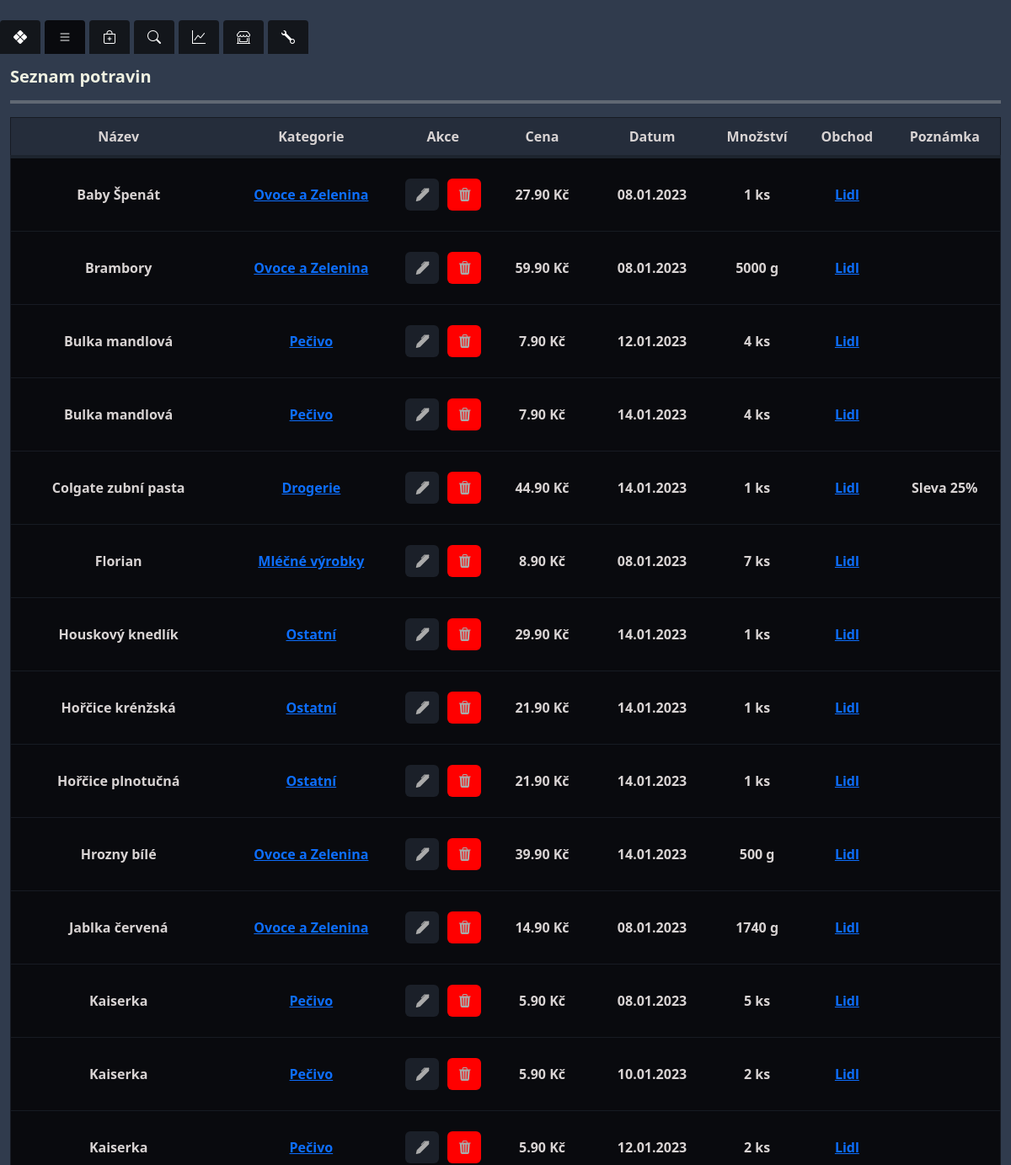
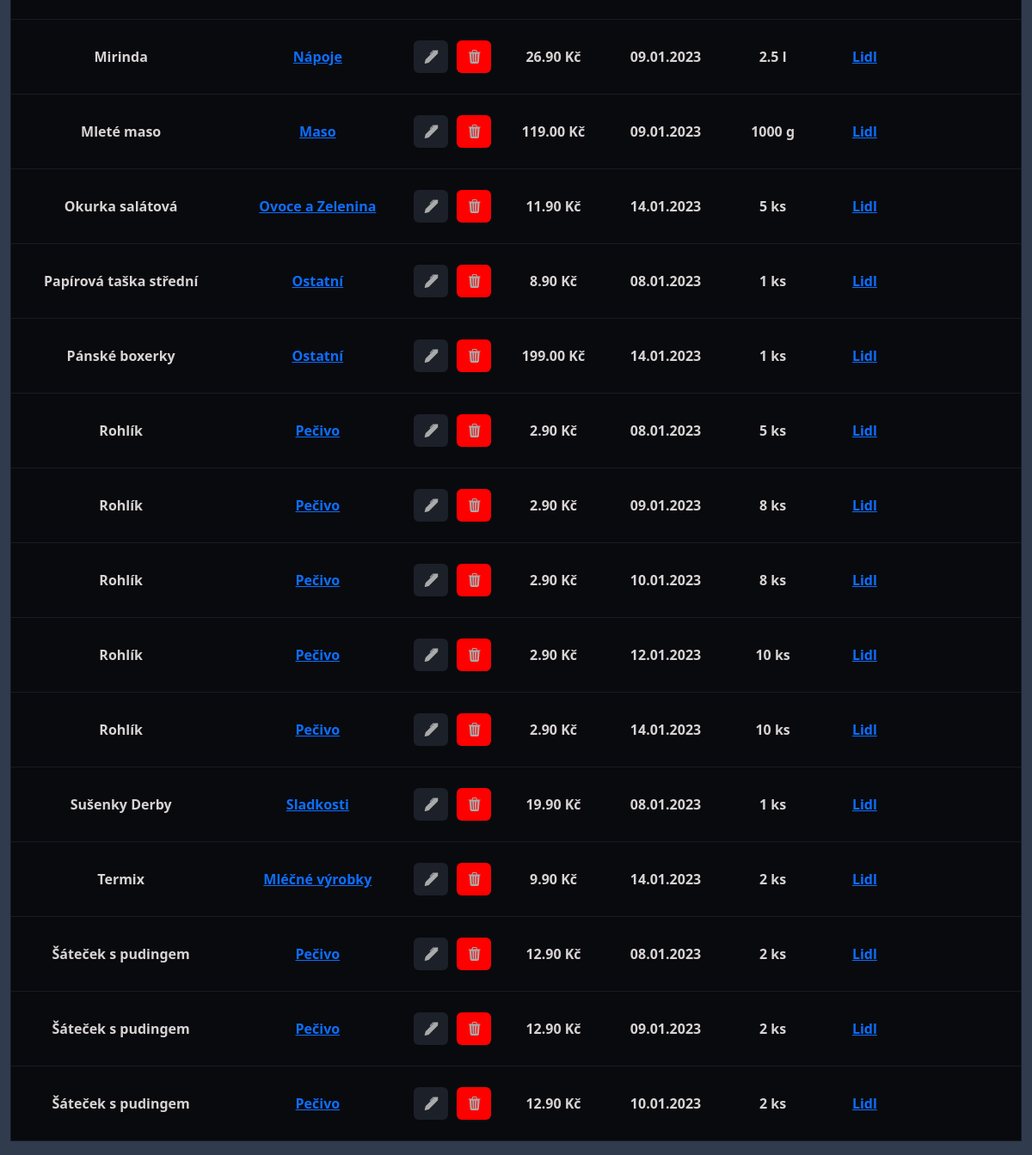
Screenshot of /food/list with the database file from the repository (2 pictures, top to bottom).
### food/models.py (models this page shows, shortened)
class Food(models.Model):
    UNITS = [
        ('pieces', 'ks'),
        ('grams', 'g'),
        ('mililiters', 'ml'),
        ('liters','l')
    ]
    name = models.CharField(max_length=255)
    food_type = models.ForeignKey(FoodType, related_name='foods' ,on_delete=models.CASCADE, default=1)
    price = models.FloatField()
    payment_method = models.ForeignKey(PaymentMethod, on_delete=models.CASCADE)
    date_added = models.DateField(default=timezone.now)
    quantity = models.FloatField(default=1)
    unit = models.CharField(max_length=10, choices=UNITS)
    store = models.ForeignKey(Store, on_delete=models.CASCADE,default=1)
    note = models.TextField(blank=True, null=True)

class FoodType(models.Model):
    name = models.CharField(max_length=255)

class Store(models.Model):
    name = models.CharField(max_length=255)

### food/views.py (the view)
# urls.py: path('list',views.food_list,name='food_list'),
def food_list(request):
    foods = Food.objects.all().select_related('food_type', 'store', 'payment_method').order_by('name')
    return render(request, 'food_list.html', {'foods': foods})

### food/templates/food_list.html (shortened to what this page needs)
{% extends 'base.html' %}
{% block content %}
{{ block.super }}
<div class="container-fluid full-height d-flex flex-column">
    <div class="row flex-grow-1">
        <div class="col-12 full-height">
            <h5 class="mt-3">Seznam potravin</h5>
            <hr>
            {% if foods %}
            {% include 'food_table.html' %}
            {% else  %}
            <h4>Žádná potravina nebyla nalezena</h4>
<a class="mt-2 btn btn-custom" href="{% url 'add_food' %}">Přidat potravinu</a>
            {% endif  %}
        </div>
    </div>
</div>
{% endblock %}

### food/templates/food_table.html
<div class="table-responsive">
    <table class="custom-table">
        <thead>
            <tr>
                <th scope="col">Název</th>
                <th scope="col">Kategorie</th>
                <th scope="col">Akce</th>
                <th scope="col">Cena</th>
                <th scope="col">Datum</th>
                <th scope="col">Množství</th>
                <th scope="col">Obchod</th>
                <th scope="col">Poznámka</th>
            </tr>
        </thead>
        <tbody>
            {% for food in foods %}
            <tr>
                <td>{{ food.name }}</td>
                <td>{% if food.food_type.name != "------------" %}<a href="{% url 'filter_by_category' food.food_type.id  %}">{{ food.food_type.name }}</a></td>
                 {% else %}
                    Nepřiřazeno
                    {% endif %}
              <td>
    <div style="display: flex; gap: 10px; align-items: center; justify-content: center;">
        <a style="width: 40px; margin: 0;" href="{% url 'edit_food' food.id %}" class="btn btn-custom">
            <i class="bi bi-pen-fill"></i>
        </a>
        <a style="background:red;width: 40px; margin: 0;" href="{% url 'delete_food' food.id %}" class="btn btn-custom">
            <i class="bi bi-trash3-fill"></i>
        </a>
    </div>
</td>
                <td>{{ food.price|floatformat:2 }} Kč</td>
                <td>{{ food.date_added|date:"d.m.Y" }}</td>
<td>
    {% if food.unit == "pieces" or food.unit == "grams" %}
        {{ food.quantity|floatformat:0 }}
    {% else %}
        {{ food.quantity|floatformat:1 }}
    {% endif %}
    {% if food.unit == "grams" %}
        g
    {% elif food.unit == "mililiters" %}
        ml
    {% elif food.unit == "liters" %}
        l
    {% elif food.unit == "pieces" %}
        ks
    {% else %}
        {{ food.unit }}
    {% endif %}
</td>
                <td><a href="{% url 'filter_by_store' food.store.id  %}">{{ food.store.name }}</a></td>
                <td>{{ food.note }}</td>
            </tr>
            {% endfor %}
        </tbody>
    </table>
</div>

### food/templates/base.html (style rules this page uses)
body { background-color: #303b4d; color: #eef0e1; }
.btn-custom { color: #aaaaaa; background-color: #1b2029; border-color: none; }
input, select, option, button, h3, h5 { font-weight: bold !important; }
hr { border: 0; border-top: 4px solid; color: #eef0e1; }
.custom-table { width: 100%; margin-bottom: 1rem; color: #ffffff; background-color: #13161b; border: 1px solid #171b23; }
.custom-table th, .custom-table td { padding: 0.75rem; vertical-align: top; border-top: 1px solid #171b23; font-weight: bold; background-color: #090a0e; color: #d8d3d3; }
.custom-table thead th { vertical-align: bottom; border-bottom: 4px solid #1d242e; background-color: #252d3b; }
html, body { height: 100%; }
.full-height { height: 100vh; }
.custom-table td { padding-left: 5px; padding-right: 5px; white-space: nowrap; }
.custom-table td::before, .custom-table td::after { content: "\00a0"; padding-left: 5px; padding-right: 5px; }
.custom-table th, .custom-table td { padding: 0px; text-align: center; vertical-align: middle; }
.custom-table th { padding:10px; }
.custom-table .btn { margin: 0 auto; display: block; }

### rows the page displays
Food: name "Baby Špenát", food_type.name "Ovoce a Zelenina", price "27.90", date_added "08.01.2023", quantity "1", unit "ks", store.name "Lidl"
Food: name "Brambory", food_type.name "Ovoce a Zelenina", price "59.90", date_added "08.01.2023", quantity "5000", unit "g", store.name "Lidl"
Food: name "Bulka mandlová", food_type.name "Pečivo", price "7.90", date_added "12.01.2023", quantity "4", unit "ks", store.name "Lidl"
Food: name "Bulka mandlová", food_type.name "Pečivo", price "7.90", date_added "14.01.2023", quantity "4", unit "ks", store.name "Lidl"
Food: name "Colgate zubní pasta", food_type.name "Drogerie", price "44.90", date_added "14.01.2023", quantity "1", unit "ks", store.name "Lidl", note "Sleva 25%"
Food: name "Florian", food_type.name "Mléčné výrobky", price "8.90", date_added "08.01.2023", quantity "7", unit "ks", store.name "Lidl"
Food: name "Houskový knedlík", food_type.name "Ostatní", price "29.90", date_added "14.01.2023", quantity "1", unit "ks", store.name "Lidl"
Food: name "Hořčice krénžská", food_type.name "Ostatní", price "21.90", date_added "14.01.2023", quantity "1", unit "ks", store.name "Lidl"
Food: name "Hořčice plnotučná", food_type.name "Ostatní", price "21.90", date_added "14.01.2023", quantity "1", unit "ks", store.name "Lidl"
Food: name "Hrozny bílé", food_type.name "Ovoce a Zelenina", price "39.90", date_added "14.01.2023", quantity "500", unit "g", store.name "Lidl"
Food: name "Jablka červená", food_type.name "Ovoce a Zelenina", price "14.90", date_added "08.01.2023", quantity "1740", unit "g", store.name "Lidl"
Food: name "Kaiserka", food_type.name "Pečivo", price "5.90", date_added "08.01.2023", quantity "5", unit "ks", store.name "Lidl"
Food: name "Kaiserka", food_type.name "Pečivo", price "5.90", date_added "10.01.2023", quantity "2", unit "ks", store.name "Lidl"
Food: name "Kaiserka", food_type.name "Pečivo", price "5.90", date_added "12.01.2023", quantity "2", unit "ks", store.name "Lidl"
Food: name "Mirinda", food_type.name "Nápoje", price "26.90", date_added "09.01.2023", quantity "2.5", unit "l", store.name "Lidl"
Food: name "Mleté maso", food_type.name "Maso", price "119.00", date_added "09.01.2023", quantity "1000", unit "g", store.name "Lidl"
Food: name "Okurka salátová", food_type.name "Ovoce a Zelenina", price "11.90", date_added "14.01.2023", quantity "5", unit "ks", store.name "Lidl"
Food: name "Papírová taška střední", food_type.name "Ostatní", price "8.90", date_added "08.01.2023", quantity "1", unit "ks", store.name "Lidl"
Food: name "Pánské boxerky", food_type.name "Ostatní", price "199.00", date_added "14.01.2023", quantity "1", unit "ks", store.name "Lidl"
Food: name "Rohlík", food_type.name "Pečivo", price "2.90", date_added "08.01.2023", quantity "5", unit "ks", store.name "Lidl"
Food: name "Rohlík", food_type.name "Pečivo", price "2.90", date_added "09.01.2023", quantity "8", unit "ks", store.name "Lidl"
Food: name "Rohlík", food_type.name "Pečivo", price "2.90", date_added "10.01.2023", quantity "8", unit "ks", store.name "Lidl"
Food: name "Rohlík", food_type.name "Pečivo", price "2.90", date_added "12.01.2023", quantity "10", unit "ks", store.name "Lidl"
Food: name "Rohlík", food_type.name "Pečivo", price "2.90", date_added "14.01.2023", quantity "10", unit "ks", store.name "Lidl"
Food: name "Sušenky Derby", food_type.name "Sladkosti", price "19.90", date_added "08.01.2023", quantity "1", unit "ks", store.name "Lidl"
Food: name "Termix", food_type.name "Mléčné výrobky", price "9.90", date_added "14.01.2023", quantity "2", unit "ks", store.name "Lidl"
Food: name "Šáteček s pudingem", food_type.name "Pečivo", price "12.90", date_added "08.01.2023", quantity "2", unit "ks", store.name "Lidl"
Food: name "Šáteček s pudingem", food_type.name "Pečivo", price "12.90", date_added "09.01.2023", quantity "2", unit "ks", store.name "Lidl"
Food: name "Šáteček s pudingem", food_type.name "Pečivo", price "12.90", date_added "10.01.2023", quantity "2", unit "ks", store.name "Lidl"
